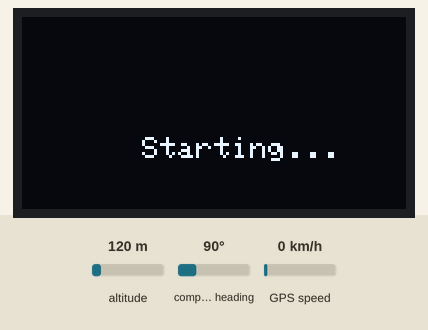
Recording of a sketch running on a simulated ESP8266 (NodeMCU). Parts: 128×64 one-colour display. The inputs (shaded band) are chosen by the test bench; at power-on: altitude 120 m, compass heading 90°, GPS speed 0 km/h. WiFi joins after 1.5 s; servers stay silent unless stated; the GPS gets a fix after 3 s at 37.7749, -122.4194 with 8 satellites; what the sketch prints to the serial monitor is not drawn.

Above: at 2.1 s.
At 5.1 s:
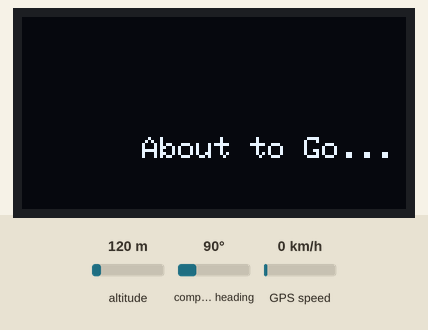
At 8.2 s:
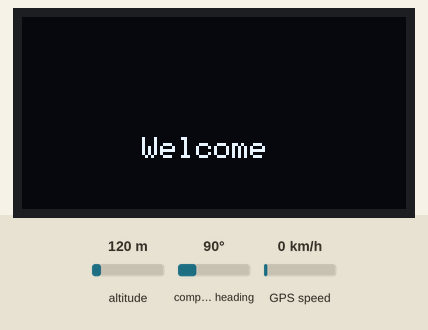
At 14.2 s:
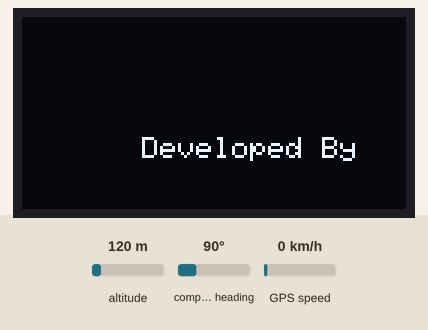
At 20.3 s:
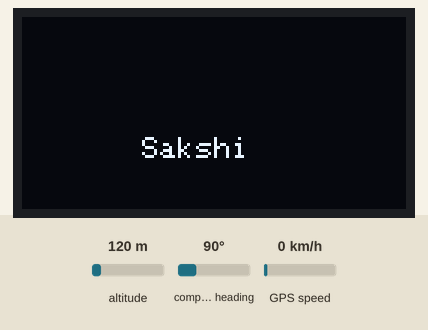
At 26.5 s:
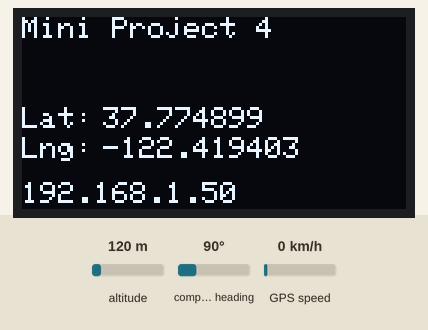

The sketch:

IOT_GPS_tracker_CSS.ino
```cpp
#include <TinyGPS++.h>
#include <SoftwareSerial.h>
#include <ESP8266WiFi.h>
#include <Wire.h>
#include <Adafruit_GFX.h>
#include <Adafruit_SSD1306.h>

#define SCREEN_WIDTH 128
#define SCREEN_HEIGHT 64

Adafruit_SSD1306 display(SCREEN_WIDTH, SCREEN_HEIGHT, &Wire, -1);
TinyGPSPlus gps;
SoftwareSerial ss(2, 13);
const char* ssid = "Vivo";
const char* password = "12345678";
float latitude, longitude;
int year, month, date, hour, minute, second;
String date_str, time_str, lat_str, lng_str;
int pm;
String latarray[20];
String lngarray[20];
unsigned int i = 0;
const unsigned long Interval = 13000;
unsigned long previousTime = 0;
WiFiServer server(80);

String htmlContent = "";

void setup() {
    Serial.begin(115200);
    ss.begin(9600);
    delay(2000);
    Serial.println();

    if (!display.begin(SSD1306_SWITCHCAPVCC, 0x3C)) {
        Serial.println(F("SSD1306 allocation failed"));
        for (;;);
    }
    // Display "Welcome" "To the IoT GPS tracker" "Mini Project" one by one
    display.clearDisplay();
    display.setTextSize(1);
    display.setTextColor(WHITE);

    display.setCursor(40, 40);
    display.println("Starting...");
    display.display();
    delay(3000);

    display.clearDisplay();
    display.setCursor(40, 40);
    display.println("About to Go...");
    display.display();
    delay(3000);

    display.clearDisplay();
    display.setCursor(40, 40);
    display.println("Welcome");
    display.display();
    delay(2000);

    display.clearDisplay();
    display.setCursor(40, 40);
    display.println("To the IoT GPS Tracker");
    display.display();
    delay(2000);

    display.clearDisplay();
    display.setCursor(40, 40);
    display.println("Mini Project 4");
    display.display();
    delay(2000);

    display.clearDisplay();
    display.setCursor(40, 40);
    display.println("Developed By");
    display.display();
    delay(2000);

    display.clearDisplay();
    display.setCursor(40, 40);
    display.println("Sidhant");
    display.display();
    delay(2000);

    display.clearDisplay();
    display.setCursor(40, 40);
    display.println("Keval");
    display.display();
    delay(2000);

    display.clearDisplay();
    display.setCursor(40, 40);
    display.println("Sakshi");
    display.display();
    delay(2000);

    display.clearDisplay();
    display.setCursor(40, 40);
    display.println("Subhashree");
    display.display();
    delay(2000);

    display.clearDisplay();

    Serial.print("Connecting to ");
    Serial.println(ssid);

    WiFi.begin(ssid, password);
    while (WiFi.status() != WL_CONNECTED) {
        display.clearDisplay();
        display.setCursor(0, 0);
        display.println("Connecting...");
        display.display();
        delay(500);
        display.clearDisplay();
        delay(500);
    }

    display.clearDisplay();
    display.setCursor(0,0);
    display.println("Connected :D");
    display.display();

    Serial.println("WiFi connected");
    server.begin();
    Serial.println("Server started");

    // Print the IP address at the bottom of the display
    display.setCursor(0, 40);
    display.println("IP Address:");
    display.setCursor(0, 55);
    display.println(WiFi.localIP());
    display.display();

    Serial.println("WiFi connected");
    server.begin();
    Serial.println("Server started");
    Serial.println(WiFi.localIP());

    htmlContent = generateHtmlContent(); // Generate the initial HTML content
}

void loop() {
    unsigned long currentTime = millis();
    display.clearDisplay();
    display.setTextSize(1);
    display.setTextColor(WHITE);

    while (ss.available() > 0) {
        if (gps.encode(ss.read())) {
            if (currentTime - previousTime >= Interval) {
                if (gps.location.isValid()) {
                    // Update GPS coordinates
                    latitude = gps.location.lat();
                    lat_str = String(latitude, 6);
                    longitude = gps.location.lng();
                    lng_str = String(longitude, 6);
                    latarray[i] = lat_str;
                    lngarray[i] = lng_str;
                    i++;
                    if (i >= 20) {
                        i = 0; // Reset to the beginning of the array
                    }

                    Serial.println("Latitude:");
                    Serial.println(latarray[i]);
                    Serial.println("Longitude:");
                    Serial.println(lngarray[i]);
                    Serial.println();

                    display.setCursor(0, 0);
                    display.println("Mini Project 4");
                    display.setCursor(0, 30);
                    display.println("Lat:");
                    display.setCursor(27, 30);
                    display.println(lat_str);
                    display.setCursor(0, 40);
                    display.println("Lng:");
                    display.setCursor(27, 40);
                    display.println(lng_str);
                    display.display();
                    display.setCursor(0, 55);
                    display.println(WiFi.localIP());
                    display.display();

                    previousTime = currentTime;
                }
                if (gps.date.isValid()) {
                    // Update date and time
                    date_str = formatDate(gps.date.day(), gps.date.month(), gps.date.year());
                    time_str = formatTime(gps.time.hour(), gps.time.minute(), gps.time.second());
                }
            }
        }
    }

    // Check if a client has connected
    WiFiClient client = server.available();
    if (client) {
        String response = generateHtmlContent();
        client.println("HTTP/1.1 200 OK");
        client.println("Content-Type: text/html");
        client.println();
        client.println(response);
        delay(200);
        client.stop();
    }
}

String formatDate(int day, int month, int year) {
    String formattedDate = String(day);
    formattedDate += " / ";
    formattedDate += (month < 10 ? "0" : "") + String(month);
    formattedDate += " / ";
    formattedDate += (year < 10 ? "0" : "") + String(year);
    return formattedDate;
}

String formatTime(int hour, int minute, int second) {
    int pm = 0;
    minute += 30;
    if (minute > 59) {
        minute -= 60;
        hour += 1;
    }
    hour += 5;
    if (hour > 23) {
        hour -= 24;
    }
    if (hour >= 12) {
        pm = 1;
    }
    else {
        pm = 0;
    }
    hour = hour % 12;
    String formattedTime = (hour < 10 ? "0" : "") + String(hour);
    formattedTime += " : ";
    formattedTime += (minute < 10 ? "0" : "") + String(minute);
    formattedTime += " : ";
    formattedTime += (second < 10 ? "0" : "") + String(second);
    formattedTime += (pm == 1) ? " PM" : " AM";
    return formattedTime;
}
String generateHtmlContent() {
    String content = "<!DOCTYPE html><html><head><title>IoT based GPS tracker</title>";
    content += "<style>";
    content += "body { font-family: Arial, sans-serif; margin: 0; padding: 0; overflow: hidden; background-image: url('https://images.unsplash.com/photo-1451187580459-43490279c0fa?q=80&w=1772&auto=format&fit=crop&ixlib=rb-4.0.3&ixid=M3wxMjA3fDB8MHxwaG90by1wYWdlfHx8fGVufDB8fHx8fA%3D%3D'); background-size: cover; color: skyblue; }"; // Set your desired image file
    content += "video { position: fixed; right: 0; bottom: 0; min-width: 100%; min-height: 100%; z-index: -1; }";
    content += "body, html { height: 100%; }";
    content += "body { display: flex; flex-direction: column; justify-content: center; align-items: center; }";
    content += "table { border-collapse: collapse; margin-bottom: 20px; background-color: rgba(0, 0, 255, 0.3); }"; // Set table background color with transparency
    content += "th, td { border: 1px solid black; padding: 8px; color: white; }"; // Set text color in table cells
    content += "a:link { background-color: yellow; text-decoration: none; }";
    content += "</style>";
    content += "<script>";
    content += "function refreshPage() { location.reload(); }";
    content += "setInterval(refreshPage, 10000);"; // Refresh page every 10 seconds
    content += "</script>";
    content += "</head><body>";
    content += "<video autoplay muted loop>";
    content += "<source src='earth.mp4' type='video/mp4'>";
    content += "</video>";
    content += "<h1>IoT based GPS tracker</h1>";
    content += "<p><b>Location Details</b></p>";
    content += "<table>";
    content += "<tr><th>Latitude</th><td>" + lat_str + "</td></tr>";
    content += "<tr><th>Longitude</th><td>" + lng_str + "</td></tr>";
    content += "<tr><th>Date</th><td>" + date_str + "</td></tr>";
    content += "<tr><th>Time</th><td>" + time_str + "</td></tr>";
    content += "</table>";
    if (gps.location.isValid()) {
        content += "<p><a style='color:red;' href='https://www.google.com/maps/dir/";
        for (int j = 0; j < 20; j++) {
            content += latarray[j];
            content += ",";
            content += lngarray[j];
            if (j < 19) {
                content += "/";
            }
        }
        content += "' target='_top'>Click here</a> to check the location in Google maps.</p>";
    }
    content += "</body></html>\n";
    return content;
}
```

Measured:
- what the display in image 0 shows lasts 3.0 s, from 2.1 s to 5.1 s
- what the display in image 2 shows lasts 2.0 s, from 8.1 s to 10.1 s
- what the display in image 5 shows lasts 12.9 s, from 26.5 s to 39.4 s
